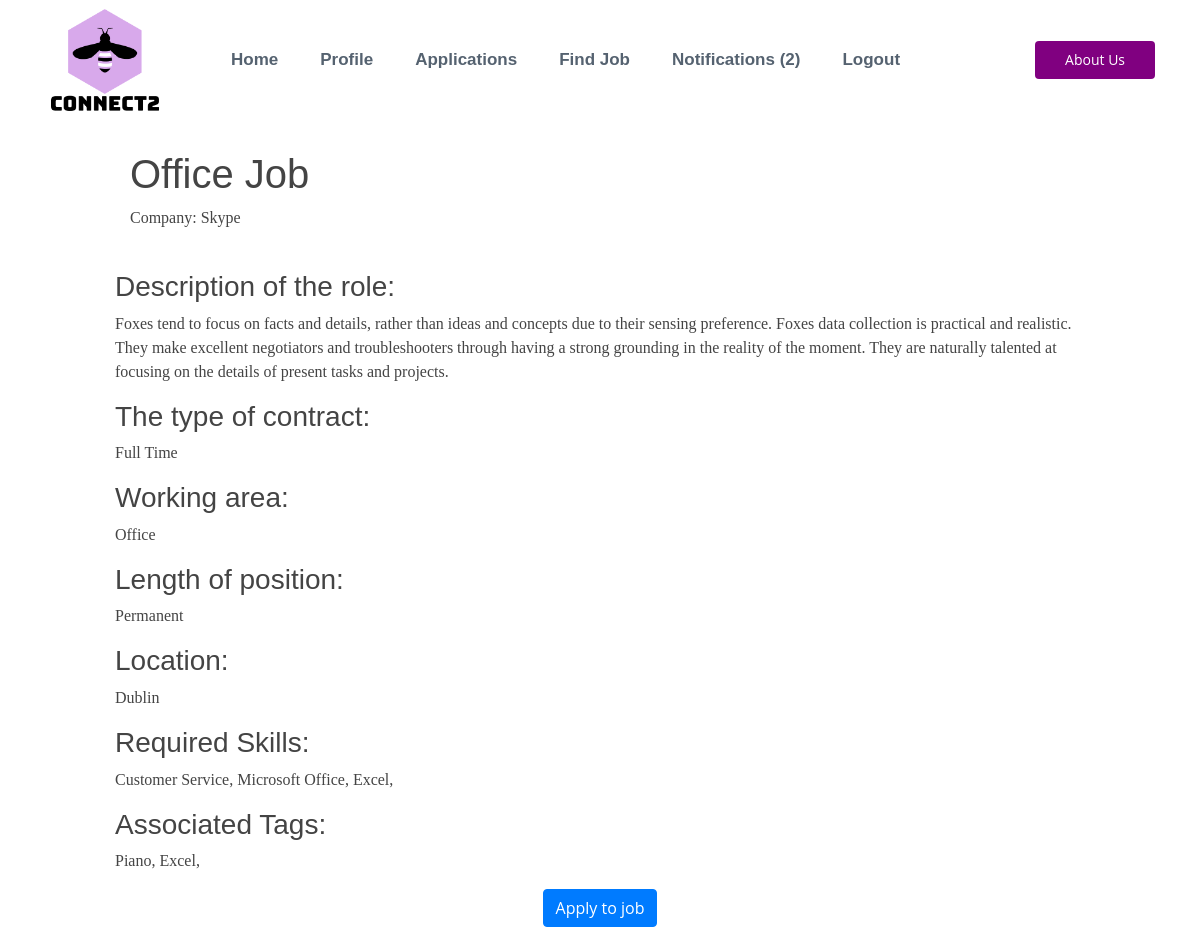
/202/view (signed in), run on the app's committed database.
### account/models.py (models this page shows, shortened)
class Job(models.Model):
    STATUS = (
        ('Open', 'Open'),
        ('Closed', 'Closed'),
        ('Interview', 'Interview'),
    )
    CONTRACT = (
        ('Full Time', 'Full Time'),
        ('Part Time', 'Part Time'),
    )
    WORK = (
        ('Office', 'Office'),
        ('Remote', 'Remote'),
    )
    LENGTH = (
        ('Permanent', 'Permanent'),
        ('Temporary', 'Temporary'),
    )
    employer = models.ForeignKey(
        Employer, null=True, on_delete=models.CASCADE)
    date_created = models.DateTimeField(auto_now_add=True, null=True)
    status = models.CharField(max_length=200, null=True, choices=STATUS)
    title = models.CharField(max_length=200)
    description_role = models.TextField(max_length=2000, null=True, blank=True)
    description_personality = models.TextField(
        max_length=200000, null=True, blank=True)
    contract = models.CharField(max_length=200, null=True, choices=CONTRACT)
    office_type = models.CharField(max_length=200, null=True, choices=WORK)
    length = models.CharField(max_length=200, null=True, choices=LENGTH)
    ideal_person = models.CharField(max_length=200, null=True)
    location = models.CharField(max_length=200, null=True)
    num_hires = models.IntegerField(null=True)
    city = models.CharField(max_length=200, null=True)
    enviornment = models.TextField(
        max_length=2000, null=True, blank=True)
    created = models.DateTimeField(auto_now_add=True)
    job_round = models.IntegerField(null=True, default=1)
    no_applicants = models.IntegerField(default=0, null=True)

class Employer(models.Model):
    user = models.OneToOneField(
        User, on_delete=models.CASCADE, primary_key=True)
    phone = models.CharField(max_length=200)
    company_name = models.CharField(max_length=200)
    email = models.EmailField(max_length=200, blank=True)
    updated = models.DateTimeField(auto_now=True)
    created = models.DateTimeField(auto_now_add=True)
    sector = models.CharField(max_length=200, blank=True)
    avatar = models.ImageField(default='avatar.jpg', upload_to='avatar_pics')
    county = models.CharField(max_length=200, blank=True)
    city = models.CharField(max_length=200, blank=True)
    location = models.CharField(max_length=200)
    def __str__(self):
        return self.user.username

class User(AbstractUser):
    is_employee = models.BooleanField(default=False)
    is_employer = models.BooleanField(default=False)

class JobSkill(models.Model):
    skill_level = (
        ('Beginner', 'Beginner'),
        ('Intermediate', 'Intermediate'),
        ('Advanced', 'Advanced'),
    )
    years_of = (
        ('1 year <', '1 year <'),
        ('1 - 2 years', '1 - 2 years'),
        ('2 - 5 years', '2 - 5 years'),
        ('5 - 10 years', '5 - 10 years'),
        ('10+ years', '10+ years'),
    )
    job = models.ForeignKey(
        Job, on_delete=models.CASCADE, null=True)
    title = models.CharField(max_length=200, blank=True)
    level = models.CharField(max_length=200, blank=False, choices=skill_level)
    years_of = models.CharField(max_length=200, blank=True, choices=years_of)
    description = models.TextField(max_length=400, blank=True)

class JobTag(models.Model):
    areas = (
        ('Business', 'Business'),
        ('IT', 'IT'),
        ('Retail', 'Retail'),
    )
    job = models.ForeignKey(
        Job, null=True, on_delete=models.CASCADE)
    title = title = models.CharField(max_length=200, blank=True)
    category = models.CharField(
        max_length=200, choices=areas, default='Business')

### employee/views.py (the view, shortened to what this page needs)
# urls.py: path('<int:pk>/view', viewjob, name='viewjob'),
def viewjob(request, pk):
    employee = Employee.objects.get(user=request.user)
    form = EmployeeModelForm(request.POST or None,
                             request.FILES or None, instance=employee)
    form2 = ApplyJobForm()
    jobs = Job.objects.filter(pk=pk)
    candidate = Employee.objects.get(user=request.user)
    job = Job.objects.get(pk=pk)
    skills = JobSkill.objects.filter(job=job)
    tags = JobTag.objects.filter(job=job)
    personality = Personality.objects.get(employee=employee)
    employeeskills = employee.employeeskill_set.all().values_list('title',
                                                                  flat=True).distinct()
    print(employeeskills)
    jobskills = job.jobskill_set.all().values_list('title', flat=True).distinct()
    print(jobskills)
    employeeskills_as_set = set(employeeskills)
    print(employeeskills_as_set)
    intersection = employeeskills_as_set.intersection(jobskills)
    intersection_as_list = list(intersection)
    print(intersection_as_list)
    matched_amount = len(intersection_as_list)
    print(matched_amount)
    personality = Personality.objects.get(employee=employee)
    person_type = personality.group
    job_type = job.ideal_person
    context = {
        'employee': employee,
        'jobs': jobs,
        'form': form,
        'form2': form2,
        'job': job,
        'person_type': person_type,
        'skills': skills,
        'tags': tags,
        'personality': 'personality'
    }
    return render(request, 'employee/viewjob.html', context)

### notifications/context_processors.py (called while the page is built)
def notifications(request):
    if request.user.is_authenticated:
        return {'notifications': request.user.notifications.filter(is_read=False)}
    else:
        return {'notifications': []}

### employee/templates/employee/viewjob.html (shortened to what this page needs)
{% extends 'employee/core.html' %}
{% block content %}
{% for job in jobs %}
<div class="container-fluid">
    <div class="row">
        <div class="col-md-1">
        </div>
        <div class="col-md-10">
            <div class="col-md-3">
                <h1> {{job.title}}</h1>
                <p class="">Company: {{job.employer}}</p>
            </div>
            <div class="col-md-">
                <br>
                <h3> Description of the role:</h3>
                <p>{{job.description_role}}</p>
                <h3> The type of contract:</h3>
                <p>{{job.contract}}</p>
                <h3> Working area:</h3>
                <p>{{job.office_type}}</p>
                <h3> Length of position:</h3>
                <p>{{job.length}}</p>
                <h3> Location:</h3>
                <p>{{job.location}}</p>
                <h3>Required Skills:</h3>
                <p>
                    {% for skill in skills %}
                    {{skill.title}},
                    {% endfor %}
                </p>
                <h3>Associated Tags:</h3>
                <p>
                    {% for x in tags %}
                    {{x.title}},
                    {% endfor %}
                </p>
                <div class="text-center">
                    <button type="button" class="btn btn-primary" data-toggle="modal" data-target="#exampleModal">
                        Apply to job
                    </button>
                </div>
            </div>
        </div>
    </div>
</div>
</div>
{% endfor %}
{% endblock %}

### static/core.css (style rules this page uses)
p { font-family: Georgia; }
body { font-family: "Open Sans", sans-serif; color: #444444; }
h1, h2, h3, h4, h5, h6 { font-family: "Raleway", sans-serif; }

### data on the page
Job: title "Office Job", employer "Skype", description_role "Foxes tend to focus on facts and details, rather than ideas and concepts due to their sensing preference. Foxes data collection is practical and realistic. They make excellent negotiators and troubleshooters through having a strong grounding in the reality of the moment. They are naturally talented at focusing on the details of present tasks and projects.", contract "Full Time", office_type "Office", length "Permanent", location "Dublin"
JobSkill: title "Customer Service"
JobSkill: title "Microsoft Office"
JobSkill: title "Excel"
JobTag: title "Piano"
JobTag: title "Excel"

### other printed values
{{ notifications.count }} "2"
